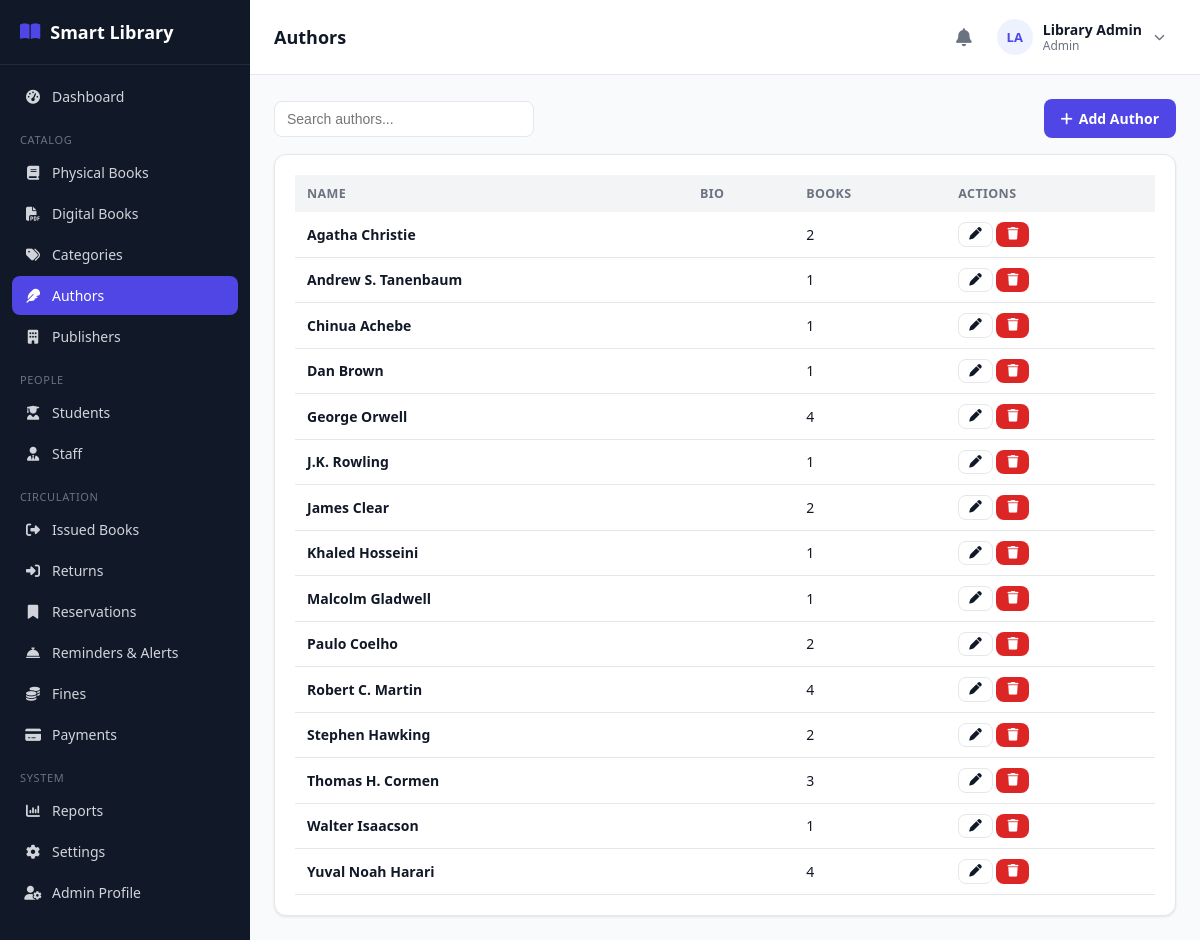
The page /admin/authors.php (signed in) on the database its author committed.
### tables this page shows
CREATE TABLE authors (
    id INT AUTO_INCREMENT PRIMARY KEY,
    name VARCHAR(150) NOT NULL,
    bio TEXT DEFAULT NULL
);

### includes/functions.php (called while the page is built, shortened)
<?php
function e($value) {
    return htmlspecialchars($value ?? '', ENT_QUOTES, 'UTF-8');
}
function basePath() {
    return '/smart-library';
}

### admin/authors.php (the view, shortened to what this page needs)
<?php
require_once __DIR__ . '/../includes/functions.php';
require_once __DIR__ . '/../includes/auth-check.php';
$pageTitle = 'Authors';
$currentPage = 'authors.php';
$authors = $pdo->query("
    SELECT a.*, COUNT(b.id) book_count FROM authors a
    LEFT JOIN books b ON b.author_id = a.id
    GROUP BY a.id ORDER BY a.name")->fetchAll();
include __DIR__ . '/../includes/header.php';
?>
<div class="table-toolbar">
    <input type="text" class="form-control" style="width:260px;" placeholder="Search authors..." data-search-input="authTable">
    <a href="authors.php?action=add" class="btn btn-primary"><i class="fa-solid fa-plus"></i> Add Author</a>
</div>
<div class="card">
    <?php if (!$authors): ?>
        <div class="empty-state"><i class="fa-solid fa-feather"></i>No authors yet.</div>
    <?php else: ?>
    <div class="table-wrap">
        <table class="data-table" id="authTable">
            <thead><tr><th>Name</th><th>Bio</th><th>Books</th><th>Actions</th></tr></thead>
            <tbody>
            <?php foreach ($authors as $a): ?>
                <tr>
                    <td><strong><?= e($a['name']) ?></strong></td>
                    <td class="text-muted"><?= e(mb_strimwidth($a['bio'] ?? '', 0, 60, '...')) ?></td>
                    <td><?= (int)$a['book_count'] ?></td>
                    <td>
                        <a class="btn btn-sm btn-outline" href="authors.php?edit=<?= $a['id'] ?>"><i class="fa-solid fa-pen"></i></a>
                        <form method="POST" style="display:inline;" data-confirm="Delete this author?">
                            <button class="btn btn-sm btn-danger" type="submit"><i class="fa-solid fa-trash"></i></button>
                        </form>
                    </td>
                </tr>
            <?php endforeach; ?>
            </tbody>
        </table>
    </div>
    <?php endif; ?>
</div>
<?php include __DIR__ . '/../includes/footer.php'; ?>

### includes/header.php (shortened to what this page needs)
<?php
$bp = basePath();
?>
<!DOCTYPE html>
<html lang="en">
<head>
<link rel="stylesheet" href="https://cdnjs.cloudflare.com/ajax/libs/font-awesome/6.5.1/css/all.min.css">
<link rel="stylesheet" href="<?= $bp ?>/assets/css/style.css?v=<?= @filemtime(__DIR__ . '/../assets/css/style.css') ?: time() ?>">
</head>
<body>
<div class="app-shell">
    <?php include __DIR__ . '/sidebar.php'; ?>
    <div class="main">
        <?php include __DIR__ . '/navbar.php'; ?>
        <div class="content">

### includes/sidebar.php (shortened to what this page needs)
<?php
$role = $_SESSION['role'] ?? '';
$currentPage = $currentPage ?? basename($_SERVER['PHP_SELF']);
$sidebarNavItems = $menus[$role] ?? [];
?>
<aside class="sidebar">
    <div class="brand">
        <i class="fa-solid fa-book-open"></i>
        <span>Smart Library</span>
    </div>
    <nav>
        <?php foreach ($sidebarNavItems as $item): ?>
            <?php if (isset($item['_section'])): ?>
                <?php if ($item['_section'] !== ''): ?>
                    <div class="nav-section-title"><?= e($item['_section']) ?></div>
                <?php endif; ?>
            <?php else: [$label, $file, $icon] = $item; ?>
                <a class="nav-link <?= $currentPage === $file ? 'active' : '' ?>" href="<?= e($file) ?>">
                    <i class="fa-solid <?= e($icon) ?>"></i> <?= e($label) ?>
                </a>
            <?php endif; ?>
        <?php endforeach; ?>
        <div class="nav-section-title">&nbsp;</div>
    </nav>
</aside>

### includes/navbar.php (shortened to what this page needs)
<?php
$initials = '';
foreach (explode(' ', $_SESSION['name'] ?? 'U') as $part) {
    $initials .= strtoupper(substr($part, 0, 1));
}
$initials = substr($initials, 0, 2);
$role = $_SESSION['role'] ?? '';
$notifLink = match($role) {
    'student' => basePath() . '/student/notifications.php',
    default   => '#',
};
?>
<div class="topbar">
    <div class="flex items-center gap-2">
        <div class="page-title"><?= e($pageTitle ?? 'Dashboard') ?></div>
    </div>
    <div class="topbar-right">
        <a href="<?= e($notifLink) ?>" class="bell" title="Notifications">
            <i class="fa-solid fa-bell"></i>
        </a>
        <div class="user-dropdown">
            <button type="button" class="user-chip" id="userMenuBtn" onclick="toggleUserDropdown(event)" aria-expanded="false" aria-haspopup="true">
                <div class="avatar"><?= e($initials) ?></div>
                <div class="user-chip-text">
                    <div class="user-chip-name"><?= e($_SESSION['name'] ?? '') ?></div>
                    <div class="user-chip-role text-muted"><?= e(ucfirst($role)) ?></div>
                </div>
                <i class="fa-solid fa-chevron-down user-chip-arrow"></i>
            </button>
        </div>
    </div>
</div>

### includes/footer.php (shortened to what this page needs)
        </div>
    </div>
</div>
</body>
</html>

### rows shown on the page
authors: name "Agatha Christie", book_count "2"
authors: name "Andrew S. Tanenbaum", book_count "1"
authors: name "Chinua Achebe", book_count "1"
authors: name "Dan Brown", book_count "1"
authors: name "George Orwell", book_count "4"
authors: name "J.K. Rowling", book_count "1"
authors: name "James Clear", book_count "2"
authors: name "Khaled Hosseini", book_count "1"
authors: name "Malcolm Gladwell", book_count "1"
authors: name "Paulo Coelho", book_count "2"
authors: name "Robert C. Martin", book_count "4"
authors: name "Stephen Hawking", book_count "2"
authors: name "Thomas H. Cormen", book_count "3"
authors: name "Walter Isaacson", book_count "1"
authors: name "Yuval Noah Harari", book_count "4"

### other values the page prints
$label "Dashboard"
$item['_section'] "CATALOG"
$label "Physical Books"
$label "Digital Books"
$label "Categories"
$label "Authors"
$label "Publishers"
$item['_section'] "PEOPLE"
$label "Students"
$label "Staff"
$item['_section'] "CIRCULATION"
$label "Issued Books"
$label "Returns"
$label "Reservations"
$label "Reminders & Alerts"
